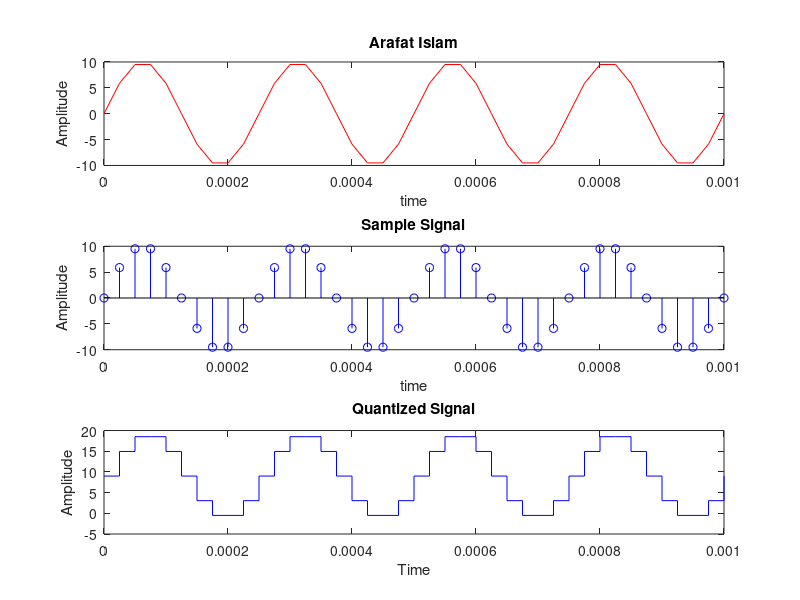

Write the MATLAB code that produced this figure.

pkg load communications;

fs=40e3;% sampling frequency
fc=4e3;% frequency of the signal
t=0:1/fs:0.001;%discrete time
x=10*sin(2*pi*fc*t);% discrete signal

n=4;
L=(2^n);
delta=(max(x)-min(x))/L;
i = round((x-min(x))/delta);
xq=min(x)+(i.*delta);


subplot(3,1,1)
plot(t,x,'r')
title("Arafat Islam")
xlabel('time')
ylabel('Amplitude')

subplot(3,1,2)
stem(t,x,'b')
title("Sample Signal")
xlabel("time")
ylabel("Amplitude")

subplot(3,1,3)
stairs(t,xq+9,'b')
title('Quantized Signal')
xlabel('Time')
ylabel('Amplitude')

